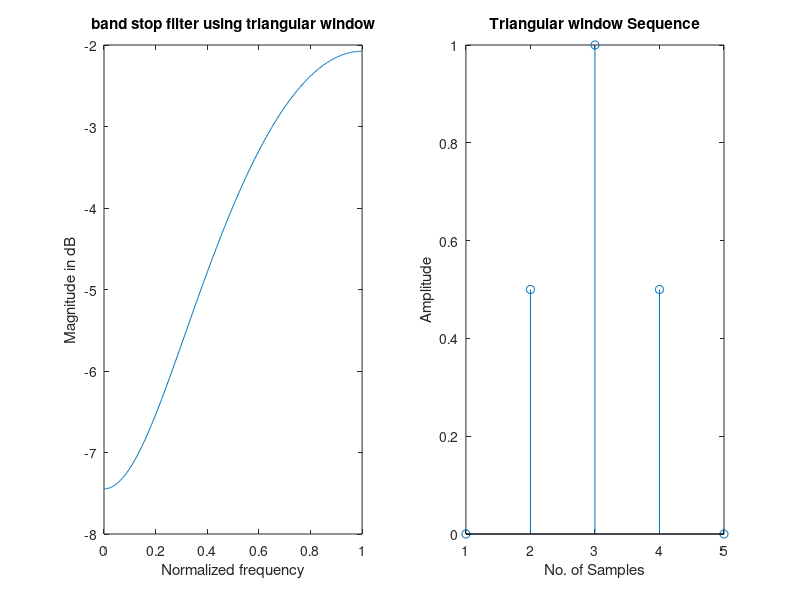

Here is the MATLAB script that generated this plot:
clc;
clear all;
close all;
wc1=0.5*pi;
wc2=0.9*pi;
eps=0.001;
N = input('Enter the value of N=');
alpha = (N-1)/2;

n = 0:1:N-1;
hd = (sin(wc2*(n-alpha+eps))-sin(wc1*(n-alpha+eps)))./(pi*(n-alpha+eps));
wr = bartlett(N);
hn = hd.*wr';
w = 0:0.01:pi;
h = freqz(hn,1,w);
subplot(1,2,1);
plot(w/pi,10*log10(abs(h)));
title('band stop filter using triangular window');
xlabel('Normalized frequency');
ylabel('Magnitude in dB');
subplot(1,2,2);
stem(wr);
title('Triangular window Sequence');
xlabel('No. of Samples');
ylabel('Amplitude');
